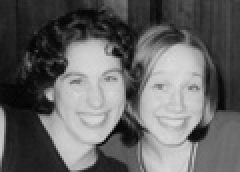
%> input picture 计算机视觉/experiments/data/Sharper.jpg, 120 x 86 px (shown 2 times larger)
$ octave --eval "blob_detection('../data/Sharper.jpg');"   (GNU Octave 9; MATLAB toolbox functions it lacks are replaced by stand-ins)
%> lines starting %> are read from the running program, lines starting %| are printed output that depends on the picture
function blob_detection(image_path)
%> called with image_path = '../data/Sharper.jpg'
    img = im2double(imread(image_path));
%> img: size 86x120 double; min 0, max 0.871, mean 0.387

    function log_filter = generate_log_filter(sigma)
        [x, y] = meshgrid(-3*sigma:3*sigma, -3*sigma:3*sigma);
        normalizer = 1/(2*pi*sigma^4);
        log_filter = normalizer * (x.^2 + y.^2 - 2*sigma^2) .* exp(-(x.^2 + y.^2)/(2*sigma^2));
    end


    n = 6;
    s = 2;
    k = sqrt(2);
    scales = zeros(n, 1);
    responses = cell(n, 1);
    %滤波图像
    for i = 1:n
        sigma = k*s + 1 * (k^(i-1));
        log_filter = generate_log_filter(sigma);
        filtered_img = imfilter(img, log_filter, 'replicate');
        responses{i} = filtered_img.^2;
        scales(i) = sigma;
    end
%> this loop made 6 passes
%> pass 1, in blob_detection, `filtered_img = imfilter(img, log_filter, 'replicate');`:
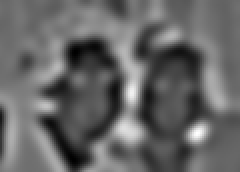
%> filtered_img: size 86x120 double (shown 2 times larger); min -0.228, max 0.289, mean -0.0197; drawn with min black and max white
%> pass 3, in blob_detection, `filtered_img = imfilter(img, log_filter, 'replicate');`:
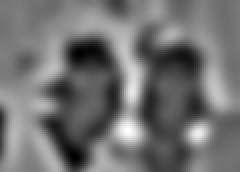
%> filtered_img: size 86x120 double (shown 2 times larger); min -0.262, max 0.278, mean -0.0191; drawn with min black and max white
%> after the loop, responses = 6 items; scales = [3.83; 4.24; 4.83; 5.66; 6.83; 8.49]

    suppressed_response = nonmax_suppression(responses, scales);

    display_results(suppressed_response, img, scales, responses);
end

function suppressed_response = nonmax_suppression(responses, scales)
%> called with scales = [3.83; 4.24; 4.83; 5.66; 6.83; 8.49]
    % 非最大抑制
    suppressed_response = zeros(size(responses{1}));
%> suppressed_response: size 86x120 double; every value is 0

    for i = 1:length(responses)
        current_response = responses{i};
        max_response = imdilate(current_response, strel('disk', 1));
        suppressed_response = suppressed_response + (current_response == max_response) .* current_response;
    end
%> this loop made 6 passes
%> pass 1, in nonmax_suppression, `current_response = responses{i};`:
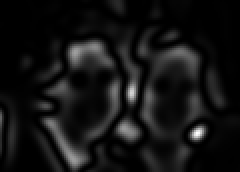
%> current_response: size 86x120 double (shown 2 times larger); min 2.41e-10, max 0.0837, mean 0.00657; drawn with min black and max white
%> pass 1, in nonmax_suppression, `max_response = imdilate(current_response, strel('disk', 1));`:
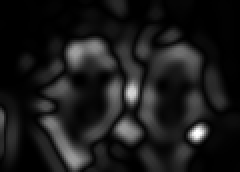
%> max_response: size 86x120 double (shown 2 times larger); min 6.39e-07, max 0.0837, mean 0.00888; drawn with min black and max white
%> pass 1, in nonmax_suppression, `suppressed_response = suppressed_response + (current_response == max_r..`:
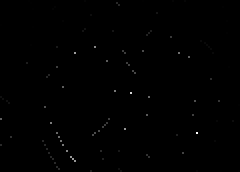
%> suppressed_response: size 86x120 double (shown 2 times larger); min 0, max 0.0837, mean 0.000181; drawn with min black and max white
%> after the loop:
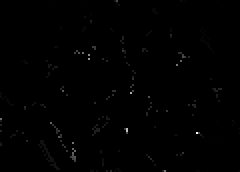
%> suppressed_response: size 86x120 double (shown 2 times larger); min 0, max 0.203, mean 0.000747; drawn with min black and max white
end

function display_results(suppressed_response, img, scales, responses)
%> called with scales = [3.83; 4.24; 4.83; 5.66; 6.83; 8.49]
    % 显示检测结果
    figure;
    imshow(img); hold on;

    threshold = 0.15 * max(suppressed_response(:));
%> threshold = 0.0304
    [y, x] = find(suppressed_response > threshold);
%> y = 83 values from 1 to 86; x = 83 values from 1 to 100

    % 绘制圆圈
    for i = 1:length(x)
        scale_index = find_max_response_index(responses, x(i), y(i));
        if ~isempty(scale_index)
            viscircles([x(i), y(i)], scales(scale_index), 'Color', 'r', 'LineWidth', 1);
        end
    end
%> this loop made 83 passes
%> scale_index on passes 1 to 12: 1, 6, 6, 1, 1, 3, 4, 4, 4, 6, 6, 3
%> `blob_detection('../data/Sharper.jpg');`:
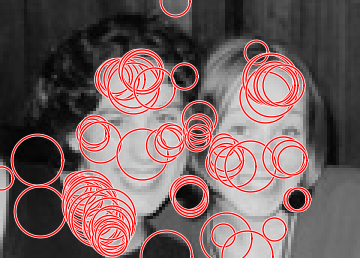
%> figure redrawn from the program's plot data; shown 3 times larger; its title reads 'Detected Spots'

    title('Detected Spots');
    hold off;
end

function index = find_max_response_index(responses, x, y)
    % 找到最大响应的尺度索引
    max_response = -Inf;
    index = [];

    for i = 1:length(responses)
        if responses{i}(y, x) > max_response
            max_response = responses{i}(y, x);
            index = i; % 更新索引
        end
    end
end
